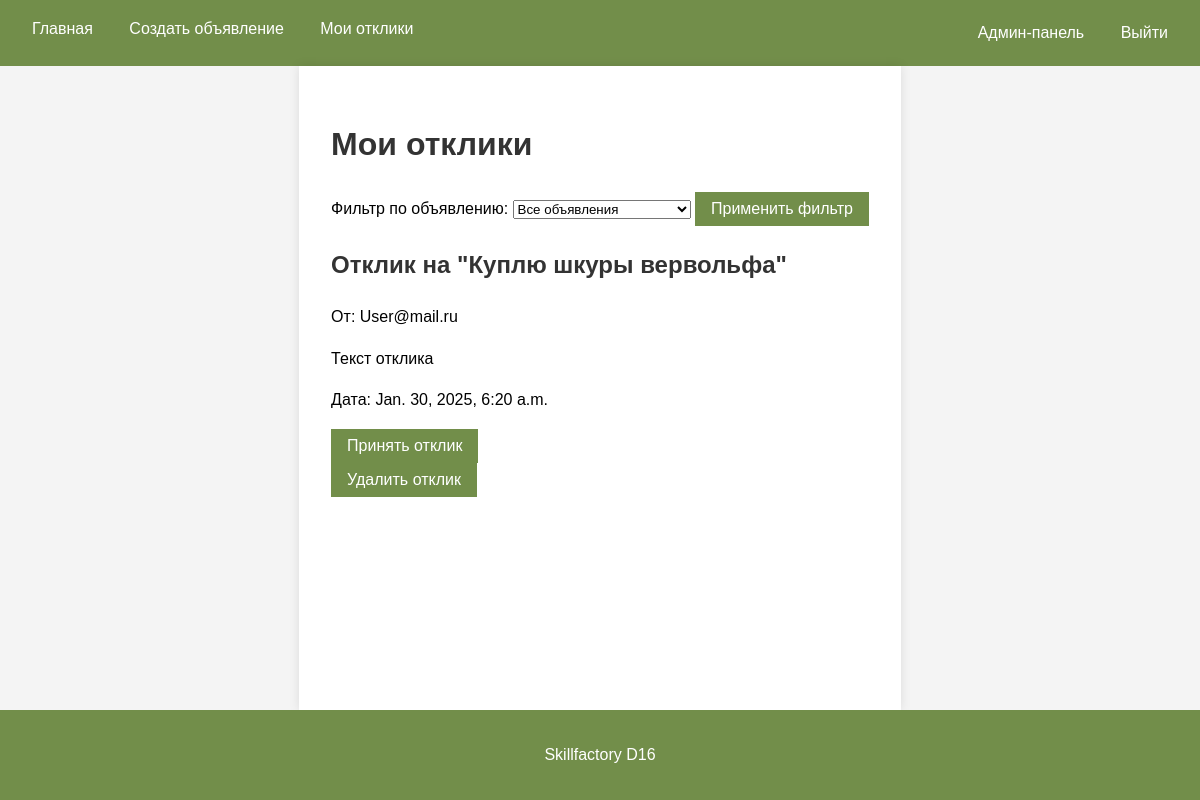
/my-responses/ (signed in), run on the app's committed database.
### board_d16/models.py (models this page shows, shortened)
class Response(models.Model):
    advertisement = models.ForeignKey(Advertisement, on_delete=models.CASCADE, related_name='responses')
    author = models.ForeignKey(User, on_delete=models.CASCADE)
    content = models.TextField()
    created_at = models.DateTimeField(auto_now_add=True)
    adopted = models.BooleanField(default=False)
    class Meta:
        verbose_name = "Отклик"
        verbose_name_plural = "Отклики"

class Advertisement(models.Model):
    title = models.CharField(max_length=200, )
    content = models.TextField()
    author = models.ForeignKey(User, on_delete=models.CASCADE)
    category = models.ForeignKey(Category, on_delete=models.CASCADE)
    created_at = models.DateTimeField(auto_now_add=True)
    image = models.ImageField(upload_to='advertisements/', blank=True, null=True)
    video_url = models.URLField(blank=True, null=True)
    class Meta:
        verbose_name = "Объявление"
        verbose_name_plural = "Объявления"

### board_d16/views.py (the view)
# urls.py: path('my-responses/', views.my_responses, name='my_responses'),
@login_required
def my_responses(request):
    responses = Response.objects.filter(advertisement__author=request.user).order_by('-created_at')
    response_filter = request.GET.get('response_filter')
    if response_filter:
        responses = responses.filter(advertisement_id=response_filter)
    user_advertisements = Advertisement.objects.filter(author=request.user)
    context = {
        'responses': responses,
        'user_advertisements': user_advertisements,
        'selected_ad': response_filter
    }
    return render(request, 'responses/my_responses.html', context)

### board_d16/templates/responses/my_responses.html (shortened to what this page needs)
{% extends 'base.html' %}
{% block content %}
    <h1>Мои отклики</h1>
    <form method="get">
        <label for="response_filter">Фильтр по объявлению:</label>
        <select name="response_filter" id="response_filter">
            <option value="">Все объявления</option>
        </select>
        <button type="submit">Применить фильтр</button>
    </form>
    {% for response in responses %}
        <div>
            <h2>Отклик на "{{ response.advertisement.title }}"</h2>
            <p>От: {{ response.author.username }}</p>
            <p>{{ response.content }}</p>
            <p>Дата: {{ response.created_at }}</p>
            {% if not response.adopted %}
                <form method="post" action="{% url 'accept_response' response.id %}">
                    <button type="submit">Принять отклик</button>
                </form>
            {% else %}
                <p>Отклик принят</p>
            {% endif %}
            <form method="post" action="{% url 'delete_response' response.id %}">
                <button type="submit">Удалить отклик</button>
            </form>
        </div>
    {% empty %}
        <p>У вас пока нет откликов на ваши объявления.</p>
    {% endfor %}
{% endblock %}

### board_d16/static/css/style.css (style rules this page uses)
html, body { height: 100%; margin: 0; padding: 0; }
body { font-family: Arial, sans-serif; line-height: 1.6; background-color: #f4f4f4; display: flex; flex-direction: column; }
h1, h2 { color: #333; }
button { background-color: #728E4AFF; color: #fff; border: none; padding: 0.5rem 1rem; cursor: pointer; transition: background-color 0.3s ease; font-size: 1rem; }

### data on the page
Response: advertisement "Куплю шкуры вервольфа", author.username "User@mail.ru", content "Текст отклика", created_at "Jan. 30, 2025, 6:20 a.m.", adopted "Принять отклик"
